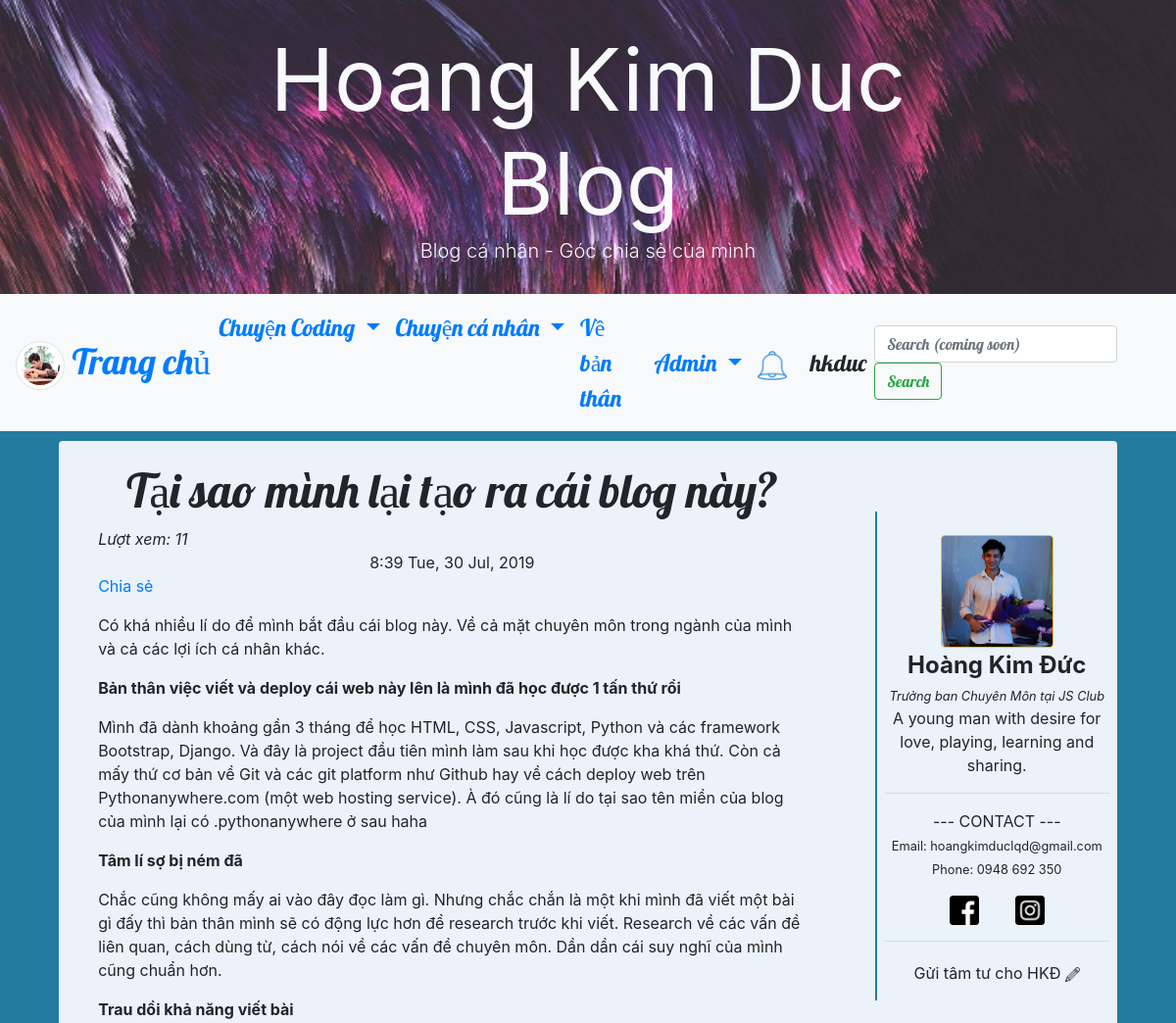
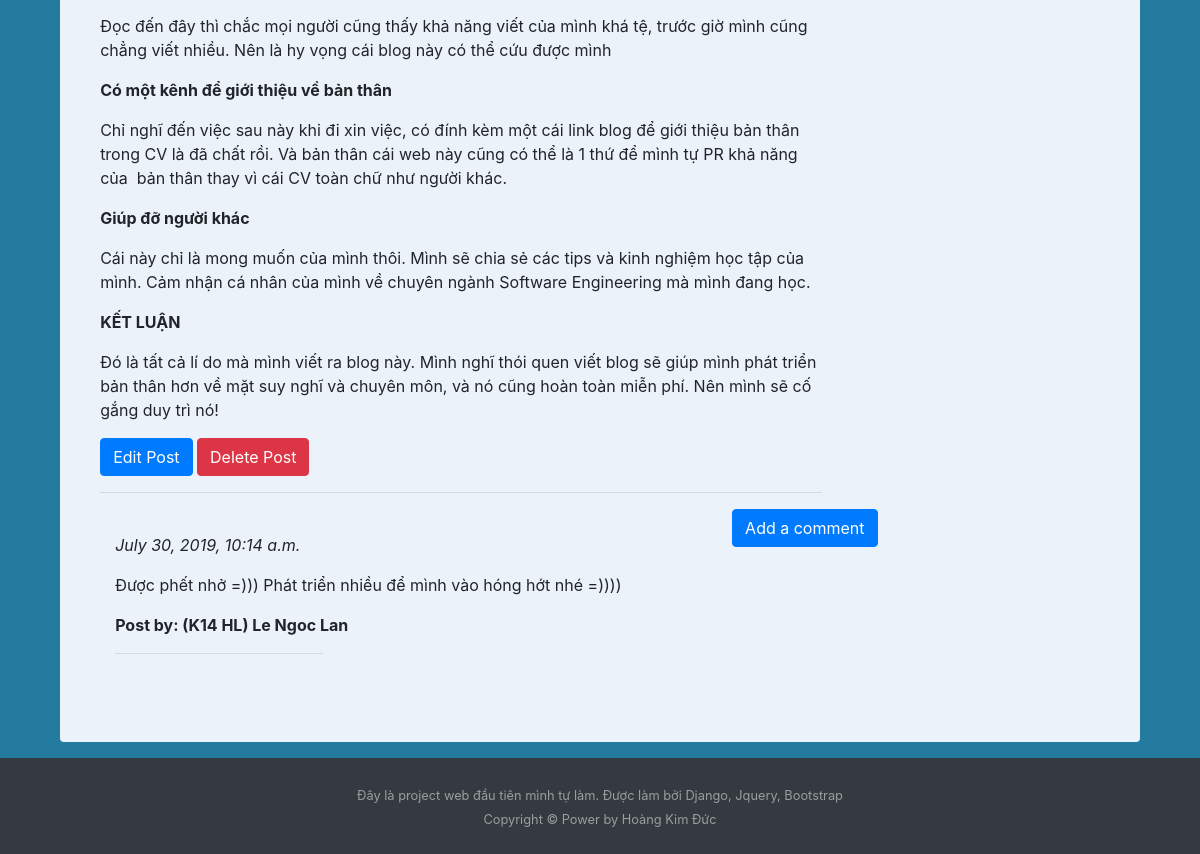
The page /post/8/ (signed in) on the database its author committed (2 pictures, top to bottom).
### blog/models.py (models this page shows, shortened)
class Post(models.Model):
   author = models.ForeignKey('auth.User', on_delete=models.CASCADE)
   title = models.CharField(max_length=200)
   text = models.TextField()
   create_date = models.DateTimeField(default=timezone.now)
   published_date = models.DateTimeField(blank=True,null=True)
   tag = models.CharField(choices=tag_list, max_length=20, default='tag1')
   view = models.IntegerField(default=0)

class Comment(models.Model):
   post = models.ForeignKey(
      'blog.Post', related_name='comments', on_delete=models.CASCADE)
   author = models.CharField(max_length=200)
   text = models.TextField()
   create_date = models.DateTimeField(default=timezone.now)
   approved_comment = models.BooleanField(default=False)

### blog/views.py (the view)
class PostDetailView(DetailView):
   context_object_name = 'post_detail'
   model = Post
   def get_object(self):
      post = super().get_object()
      if not self.request.user.is_authenticated:
         post.increase_view()
      return post

### blog/models.py (called while the page is built)
   def __str__(self):
      template = f'{self.person} {self.action} {self.post_title}'
      return template

### blog/views.py (called while the page is built)
   def get_context_data(self, **kwargs):
        ctx = super(DetailView, self).get_context_data(**kwargs)
        ctx['Notification'] = Notification.objects.order_by('-time')
        return ctx

### blog/templates/blog/post_detail.html (shortened to what this page needs)
   {% extends "blog/base.html" %}
   {% block content %}
   <h1 class="posttitle loader">{{post_detail.title}}</h1>
   {% if post_detail.published_date %}
      {% if user.is_authenticated %}
         <em>Lượt xem: {{ post_detail.view }}</em>
      {% endif %}
      <div class="date postdate">
         {{ post_detail.published_date|date:"G:i D, d M, Y" }}
      </div>
      <div class="fb-share-button" data-href="{% url 'post_detail' pk=post_detail.pk  %}" data-layout="button_count"
         data-size="small"><a target="_blank"
            href="https://www.facebook.com/sharer/sharer.php?u=https%3A%2F%2Fdevelopers.facebook.com%2Fdocs%2Fplugins%2F&amp;src=sdkpreparse"
            class="fb-xfbml-parse-ignore">Chia sẻ</a></div>
   {% else %}
      <a href="{% url 'post_publish' pk=post_detail.pk  %}" class="btn btn-info">Publish</a>
   {% endif %}
   <p class="postcontent">{{ post_detail.text|safe|linebreaksbr }}</p>
   {% if user.is_authenticated %}
      <a class="btn btn-primary" href="{% url 'post_edit' pk=post_detail.pk %}">
         <span class="glyphicon glyphicon-pencil">Edit Post</span>
      </a>
      <a class="btn btn-danger" href="{% url 'post_remove' pk=post_detail.pk %}">
         <span class="glyphicon glyphicon-remove">Delete Post</span>
      </a>
   {% endif %}
   <hr>
   <a class="btn btn-primary btn-comment" href="{% url 'add_comment_to_post' pk=post_detail.pk %}">Add a comment</a>
   <div class="container">
      {% for comment in post_detail.comments.all  %}
      <br>
         {% if user.is_authenticated or comment.approved_comment %}
         <em>{{ comment.create_date }}</em>
            <p>{{ comment.text|safe|linebreaksbr }}</p>
            <p><b>Post by: {{ comment.author }}</b></p>
            <div style="width: 30%"><hr></div>
         {% endif %}
      {% empty %}
         <p>No Comments</p>
      {% endfor %}
   </div>
   {% endblock content %}

### blog/templates/blog/base.html (shortened to what this page needs)
<!DOCTYPE html>
{% load staticfiles %}
<html lang="en" dir="ltr">
<head>
   <link rel="stylesheet" href="https://maxcdn.bootstrapcdn.com/bootstrap/4.3.1/css/bootstrap.min.css">
   <link rel="stylesheet" href="//cdn.jsdelivr.net/npm/medium-editor@latest/dist/css/medium-editor.min.css" type="text/css"
      media="screen" charset="utf-8">
   <link rel="stylesheet" href="{% static 'css/blog.css' %}">
</head>
<body>
   <link rel="stylesheet" href="https://maxcdn.bootstrapcdn.com/font-awesome/4.7.0/css/font-awesome.min.css">
   <section class=" align-items-center d-flex bg-dark"
      style="height:25vmin; background-size: cover; background-image: url(/static/images/base/header.jpg);">
      <div class="container-fluid">
         <div class="row  justify-content-center align-items-left d-flex text-center h-100">
            <div class="col-12 col-md-8 mt-4 h-50 ">
               <h1 class="display-2  text-light mb-auto mt-auto"><strong>Hoang Kim Duc Blog</strong> </h1>
               <p class="lead  text-light mb-4">Blog cá nhân - Góc chia sẻ của mình</p>
            </div>
         </div>
      </div>
   </section>
   <nav class="navbar navbar-expand-lg bg-light techfont">
      <a class="navbar-brand bigbrand" href="{% url 'post_list' %}"><img style="height: 50px; width: 50px;"
            class="img-thumbnail rounded-circle" src="{% static 'images/base/brand.jpg' %}"> Trang chủ</a>
      <div class="collapse navbar-collapse" id="navbarSupportedContent">
         <ul class="navbar-nav mr-auto">
            <li class="nav-item dropdown">
               <a class="nav-link dropdown-toggle" href="#" id="navbarDropdown" role="button" data-toggle="dropdown"
                  aria-haspopup="true" aria-expanded="false">
                  Chuyện Coding
               </a>
            </li>
            <li class="nav-item dropdown">
               <a class="nav-link dropdown-toggle" href="#" id="navbarDropdown" role="button" data-toggle="dropdown"
                  aria-haspopup="true" aria-expanded="false">
                  Chuyện cá nhân
               </a>
            </li>
            <li class="nav-item active">
               <a class="nav-link" href="{% url 'about' %}">Về bản thân <span class="sr-only">(current)</span></a>
            </li>
         </ul>
         <ul class="navbar-nav navbar-right">
            {% if user.is_authenticated %}
            <li class="nav-item dropdown">
               <a class="nav-link dropdown-toggle" href="#" id="adminDropdown" role="button" data-toggle="dropdown"
                  aria-haspopup="true" aria-expanded="false">
                  Admin
               </a>
            </li>
            <li class="nav-item pr-2 mt-auto mb-auto dropdown">
               <a class="nav-link" href="#" id="NotificationDropdown"
                   role="button" data-toggle="dropdown"
                  aria-haspopup="true" aria-expanded="false">
                  <img style="height: 30px" src="{% static 'icons/bell.png' %}">
               </a>
            </li>
            <li class="nav-item"><a class="nav-link">{{user.username}}</a></li>
            {% else %}
            <li class="nav-item "><a class="nav-link" href="{% url 'login' %}">
               <img style="height:25px; width:25px;" src="{% static 'icons/admin.png' %}" alt="">
            </a></li>
            {% endif %}
         </ul>
         <form class="form-inline my-2 my-lg-0">
            <input class="form-control mr-sm-2" type="search" placeholder="Search (coming soon)" aria-label="Search">
            <button class="btn btn-outline-success my-2 my-sm-0" type="submit">Search</button>
         </form>
      </div>
   </nav>
   <div class="content rounded mb-3">
      <div class="row mt-3">
         <div class="col-lg-9">
            <div class="blog_posts">
               {% block content %}
               {% endblock content %}
            </div>
         </div>
         <div class="col-lg-3 text-center">
            <div class="sidebar sticky-top">
               <div class="profile pr-2 pl-2 verticalline">
                  <img class="w-50 rounded border border-warning" src="{% static 'images/base/icon.jpg' %}" alt=""><br>
                  <b class="bigbrand">Hoàng Kim Đức</b> <br>
                  <em><small>Trưởng ban Chuyên Môn tại JS Club</small></em>
                  <p>A young man with desire for love, playing, learning and sharing.</p>
                  <hr>
                  <p>--- CONTACT ---<br>
                     <small>Email: hoangkimduclqd@gmail.com</small><br>
                     <small>Phone: 0948 692 350</small>
                     <div>
                        <a style="display: inline;" class="nav-link" href="https://www.facebook.com/hokiduc"
                           target="_blank" rel="noopener noreferrer">
                           <img style="height:30px; width:30px;" src="{% static 'icons/facebook.png' %}" alt="">
                        </a>
                        <a style="display: inline;" class="nav-link" href="https://www.instagram.com/kimduwsc/"
                           target="_blank" rel="noopener noreferrer">
                           <img style="height:30px; width:30px;" src="{% static 'icons/instagram.png' %}" alt="">
                        </a>
                     </div>
                  </p>
                  <hr>
                  <a class="dropdown-item" href="#">Gửi tâm tư cho HKĐ
                     <img style="height: 15px" src="{% static 'icons/letter.png' %}">
                  </a>
               </div>
            </div>
         </div>
      </div>
      <br><br><br>
   </div>
   <footer id="sticky-footer" class="py-4 bg-dark text-white-50">
      <div class="container text-center">
         <small>Đây là project web đầu tiên mình tự làm. Được làm bởi Django, Jquery, Bootstrap
            <br>Copyright &copy; Power by Hoàng Kim Đức</small>
      </div>
   </footer>
</body>
</html>

### blog/static/css/blog.css (style rules this page uses)
body { background-color: #247BA0; }
.content { background-color: #EBF2FA; width: 90%; margin-left: auto; margin-right: auto; padding-top: 0.5%; }
.blog_posts { width: 90%; margin-left: auto; margin-right: auto; }
.techfont { font-family: 'Lobster', cursive; font-size: 1.5em; margin-bottom: 10px; }
.bigbrand { font-size: 1.5em }
.postdate { text-align: center; }
.posttitle { font-family: 'Lobster', cursive; font-size: 3em; text-align: center; }
.postcontent { font-family: 'Noto Sans', sans-serif; }
.btn-comment { position: absolute; right: 0px; }
.verticalline { border-left: 2px solid #247BA0; }
.profile { padding-top: 10%; padding-bottom: 5% }
.sidebar { padding-top: 20% }
.loader { filter: hue-rotate(0deg); color: linear-gradient(45deg, #0f8, #08f); animation: hue 10000ms infinite linear; }
html, body { height: 100%; }
body { flex-direction: column; }
.content { flex: 1 0 auto; }

### rows shown on the page
Post: title "Tại sao mình lại tạo ra cái blog này?", view "11", published_date "8:39 Tue, 30 Jul, 2019", text "Có khá nhiều lí do để mình bắt đầu cái blog này. Về cả mặt chuyên môn trong ngành của mình và cả các lợi ích cá nhân khác. Bản thân việc viết và deploy cái web này lên là mình đã học được 1 tấn thứ rồi Mình đã dành khoảng gần 3 tháng để học HTML, CSS, Javascript, Python và các framework Bootstrap, Django. Và đây là project đầu tiên mình làm sau khi học được kha khá thứ. Còn cả mấy thứ cơ bản về Git và các git platform như Github hay về cách deploy web trên Pythonanywhere.com (một web hosting service). À đó cũng là lí do tại sao tên miền của blog của mình lại có .pythonanywhere ở sau haha Tâm lí sợ bị ném đã Chắc cũng không mấy ai vào đây đọc làm gì. Nhưng chắc chắn là một khi mình đã viết…"
Comment: create_date "July 30, 2019, 10:14 a.m.", text "Được phết nhở =))) Phát triển nhiều để mình vào hóng hớt nhé =))))", author "(K14 HL) Le Ngoc Lan"

### other values the page prints
{{ user.username }} "hkduc"
